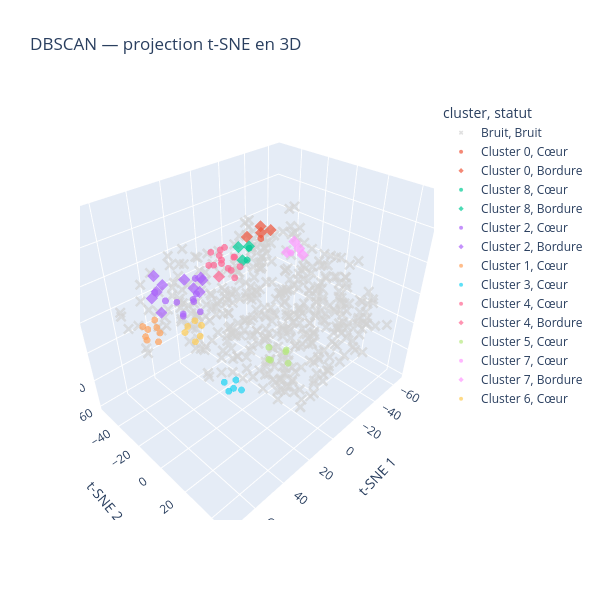

Notebook code cell kept with this figure:
### Code cell
tsne_3d = TSNE(
    n_components=3,
    metric="cosine",
    perplexity=30,
    init="random",
    learning_rate="auto",
    random_state=42
)

coord_3d = tsne_3d.fit_transform(matrice_tfidf.toarray())

visu_3d = visualisation.copy()
visu_3d[["t-SNE 1", "t-SNE 2", "t-SNE 3"]] = coord_3d

fig = px.scatter_3d(
    visu_3d,
    x="t-SNE 1",
    y="t-SNE 2",
    z="t-SNE 3",
    color="cluster",
    symbol="statut",
    symbol_map={"Cœur": "circle", "Bordure": "diamond", "Bruit": "x"},
    color_discrete_map={"Bruit": "lightgray"},
    hover_data=["id", "statut"],
    opacity=0.7,
    title="DBSCAN — projection t-SNE en 3D",
    height=600,
    width=600
)

fig.update_traces(marker_size=4)
fig.update_layout(scene_aspectmode="data")
fig.show()

### Figure 1 — Plotly figure (JSON) as saved in the notebook; plotly's stock layout.template omitted (floating-point values rounded to 4 significant figures; data arrays with more than 128 entries replaced by an {"elided": "..."} marker saying what was removed)
{"data": [{"customdata": {"elided": "425x2 mixed values"}, "hovertemplate": "cluster=Bruit<br>statut=%{customdata[1]}<br>t-SNE 1=%{x}<br>t-SNE 2=%{y}<br>t-SNE 3=%{z}<br>id=%{customdata[0]}<extra></extra>", "legendgroup": "Bruit, Bruit", "marker": {"color": "lightgray", "opacity": 0.7, "size": 4, "symbol": "x"}, "mode": "markers", "name": "Bruit, Bruit", "scene": "scene", "showlegend": true, "type": "scatter3d", "x": {"elided": "425 float values"}, "y": {"elided": "425 float values"}, "z": {"elided": "425 float values"}}, {"customdata": [[22, "Cœur"]], "hovertemplate": "cluster=Cluster 0<br>statut=%{customdata[1]}<br>t-SNE 1=%{x}<br>t-SNE 2=%{y}<br>t-SNE 3=%{z}<br>id=%{customdata[0]}<extra></extra>", "legendgroup": "Cluster 0, Cœur", "marker": {"color": "#EF553B", "opacity": 0.7, "size": 4, "symbol": "circle"}, "mode": "markers", "name": "Cluster 0, Cœur", "scene": "scene", "showlegend": true, "type": "scatter3d", "x": [-17.21], "y": [-22.22], "z": [26.75]}, {"customdata": [[23, "Bordure"], [359, "Bordure"], [360, "Bordure"], [497, "Bordure"]], "hovertemplate": "cluster=Cluster 0<br>statut=%{customdata[1]}<br>t-SNE 1=%{x}<br>t-SNE 2=%{y}<br>t-SNE 3=%{z}<br>id=%{customdata[0]}<extra></extra>", "legendgroup": "Cluster 0, Bordure", "marker": {"color": "#EF553B", "opacity": 0.7, "size": 4, "symbol": "diamond"}, "mode": "markers", "name": "Cluster 0, Bordure", "scene": "scene", "showlegend": true, "type": "scatter3d", "x": [-22.63, -22.43, -18.62, -11.72], "y": [-27.57, -19.94, -23.94, -27.63], "z": [26.37, 30.78, 33.01, 27.79]}, {"customdata": [[440, "Cœur"], [441, "Cœur"]], "hovertemplate": "cluster=Cluster 8<br>statut=%{customdata[1]}<br>t-SNE 1=%{x}<br>t-SNE 2=%{y}<br>t-SNE 3=%{z}<br>id=%{customdata[0]}<extra></extra>", "legendgroup": "Cluster 8, Cœur", "marker": {"color": "#00cc96", "opacity": 0.7, "size": 4, "symbol": "circle"}, "mode": "markers", "name": "Cluster 8, Cœur", "scene": "scene", "showlegend": true, "type": "scatter3d", "x": [-9.812, -13.35], "y": [-25.6, -27.53], "z": [14.83, 20.16]}, {"customdata": [[24, "Bordure"], [442, "Bordure"], [443, "Bordure"]], "hovertemplate": "cluster=Cluster 8<br>statut=%{customdata[1]}<br>t-SNE 1=%{x}<br>t-SNE 2=%{y}<br>t-SNE 3=%{z}<br>id=%{customdata[0]}<extra></extra>", "legendgroup": "Cluster 8, Bordure", "marker": {"color": "#00cc96", "opacity": 0.7, "size": 4, "symbol": "diamond"}, "mode": "markers", "name": "Cluster 8, Bordure", "scene": "scene", "showlegend": true, "type": "scatter3d", "x": [-17.46, -11.32, -10.21], "y": [-32.06, -30.94, -33.02], "z": [18.08, 11.78, 19.92]}, {"customdata": [[58, "Cœur"], [63, "Cœur"], [64, "Cœur"], [65, "Cœur"], [98, "Cœur"], [138, "Cœur"], [334, "Cœur"], [432, "Cœur"], [433, "Cœur"], [470, "Cœur"]], "hovertemplate": "cluster=Cluster 2<br>statut=%{customdata[1]}<br>t-SNE 1=%{x}<br>t-SNE 2=%{y}<br>t-SNE 3=%{z}<br>id=%{customdata[0]}<extra></extra>", "legendgroup": "Cluster 2, Cœur", "marker": {"color": "#ab63fa", "opacity": 0.7, "size": 4, "symbol": "circle"}, "mode": "markers", "name": "Cluster 2, Cœur", "scene": "scene", "showlegend": true, "type": "scatter3d", "x": [55.48, 57.19, 53.65, 50.96, 56.75, 56.29, 39.25, 47.21, 48.28, 42.9], "y": [-2.459, 3.855, -1.137, 3.93, -17.29, -10.1, -9.307, -1.47, 4.492, -4.422], "z": [29.04, 25.64, 22.43, 30.37, 27.93, 26.57, 22.66, 27.12, 23.83, 35.03]}, {"customdata": [[36, "Bordure"], [68, "Bordure"], [72, "Bordure"], [335, "Bordure"], [336, "Bordure"], [347, "Bordure"], [471, "Bordure"], [476, "Bordure"], [491, "Bordure"], [493, "Bordure"]], "hovertemplate": "cluster=Cluster 2<br>statut=%{customdata[1]}<br>t-SNE 1=%{x}<br>t-SNE 2=%{y}<br>t-SNE 3=%{z}<br>id=%{customdata[0]}<extra></extra>", "legendgroup": "Cluster 2, Bordure", "marker": {"color": "#ab63fa", "opacity": 0.7, "size": 4, "symbol": "diamond"}, "mode": "markers", "name": "Cluster 2, Bordure", "scene": "scene", "showlegend": true, "type": "scatter3d", "x": [49.46, 54.06, 41.83, 32.06, 34.4, 59.7, 43.26, 49.99, 56.3, 61.94], "y": [-21.74, -20.91, -7.852, -14.49, -13.22, -11.0, 1.163, -3.014, -21.34, -5.714], "z": [26.73, 33.99, 27.78, 26.32, 19.75, 32.55, 36.7, 38.12, 22.52, 25.06]}, {"customdata": [[48, "Cœur"], [69, "Cœur"], [238, "Cœur"], [319, "Cœur"], [332, "Cœur"], [371, "Cœur"], [396, "Cœur"], [490, "Cœur"]], "hovertemplate": "cluster=Cluster 1<br>statut=%{customdata[1]}<br>t-SNE 1=%{x}<br>t-SNE 2=%{y}<br>t-SNE 3=%{z}<br>id=%{customdata[0]}<extra></extra>", "legendgroup": "Cluster 1, Cœur", "marker": {"color": "#FFA15A", "opacity": 0.7, "size": 4, "symbol": "circle"}, "mode": "markers", "name": "Cluster 1, Cœur", "scene": "scene", "showlegend": true, "type": "scatter3d", "x": [44.63, 55.0, 44.89, 47.83, 47.97, 52.11, 49.81, 52.39], "y": [-41.15, -35.1, -37.25, -44.19, -34.6, -41.54, -31.78, -38.82], "z": [-6.447, -8.664, -12.91, -12.76, -6.167, -7.045, -13.17, -14.64]}, {"customdata": [[75, "Cœur"], [77, "Cœur"], [195, "Cœur"], [226, "Cœur"], [361, "Cœur"]], "hovertemplate": "cluster=Cluster 3<br>statut=%{customdata[1]}<br>t-SNE 1=%{x}<br>t-SNE 2=%{y}<br>t-SNE 3=%{z}<br>id=%{customdata[0]}<extra></extra>", "legendgroup": "Cluster 3, Cœur", "marker": {"color": "#19d3f3", "opacity": 0.7, "size": 4, "symbol": "circle"}, "mode": "markers", "name": "Cluster 3, Cœur", "scene": "scene", "showlegend": true, "type": "scatter3d", "x": [22.16, 21.94, 29.13, 26.29, 22.79], "y": [1.966, -2.711, -0.7876, -7.648, -3.918], "z": [-44.07, -39.77, -42.08, -41.91, -46.43]}, {"customdata": [[87, "Cœur"], [88, "Cœur"], [89, "Cœur"], [90, "Cœur"], [200, "Cœur"], [201, "Cœur"], [202, "Cœur"], [203, "Cœur"], [260, "Cœur"], [265, "Cœur"], [266, "Cœur"], [269, "Cœur"], [406, "Cœur"], [407, "Cœur"]], "hovertemplate": "cluster=Cluster 4<br>statut=%{customdata[1]}<br>t-SNE 1=%{x}<br>t-SNE 2=%{y}<br>t-SNE 3=%{z}<br>id=%{customdata[0]}<extra></extra>", "legendgroup": "Cluster 4, Cœur", "marker": {"color": "#FF6692", "opacity": 0.7, "size": 4, "symbol": "circle"}, "mode": "markers", "name": "Cluster 4, Cœur", "scene": "scene", "showlegend": true, "type": "scatter3d", "x": [-15.11, -19.48, -5.643, -10.3, -18.45, -14.31, -8.887, -1.592, -14.66, -11.26, -8.322, -7.48, -14.5, -15.29], "y": [-41.9, -47.45, -42.85, -48.13, -40.83, -41.43, -47.14, -49.7, -47.4, -40.86, -53.2, -54.3, -54.95, -50.72], "z": [8.159, 4.132, 7.298, 5.607, 0.6598, -5.659, 13.24, 4.81, -1.67, 1.102, 0.732, 9.439, 4.181, 11.14]}, {"customdata": [[270, "Bordure"]], "hovertemplate": "cluster=Cluster 4<br>statut=%{customdata[1]}<br>t-SNE 1=%{x}<br>t-SNE 2=%{y}<br>t-SNE 3=%{z}<br>id=%{customdata[0]}<extra></extra>", "legendgroup": "Cluster 4, Bordure", "marker": {"color": "#FF6692", "opacity": 0.7, "size": 4, "symbol": "diamond"}, "mode": "markers", "name": "Cluster 4, Bordure", "scene": "scene", "showlegend": true, "type": "scatter3d", "x": [-5.505], "y": [-45.67], "z": [-2.89]}, {"customdata": [[108, "Cœur"], [109, "Cœur"], [110, "Cœur"], [390, "Cœur"], [391, "Cœur"], [392, "Cœur"]], "hovertemplate": "cluster=Cluster 5<br>statut=%{customdata[1]}<br>t-SNE 1=%{x}<br>t-SNE 2=%{y}<br>t-SNE 3=%{z}<br>id=%{customdata[0]}<extra></extra>", "legendgroup": "Cluster 5, Cœur", "marker": {"color": "#B6E880", "opacity": 0.7, "size": 4, "symbol": "circle"}, "mode": "markers", "name": "Cluster 5, Cœur", "scene": "scene", "showlegend": true, "type": "scatter3d", "x": [25.57, 28.78, 31.27, 29.38, 31.98, 35.11], "y": [36.15, 39.27, 30.94, 41.13, 31.6, 35.62], "z": [5.922, 10.64, 8.792, 4.432, 2.429, 6.402]}, {"customdata": [[245, "Cœur"]], "hovertemplate": "cluster=Cluster 7<br>statut=%{customdata[1]}<br>t-SNE 1=%{x}<br>t-SNE 2=%{y}<br>t-SNE 3=%{z}<br>id=%{customdata[0]}<extra></extra>", "legendgroup": "Cluster 7, Cœur", "marker": {"color": "#FF97FF", "opacity": 0.7, "size": 4, "symbol": "circle"}, "mode": "markers", "name": "Cluster 7, Cœur", "scene": "scene", "showlegend": true, "type": "scatter3d", "x": [-21.72], "y": [-3.949], "z": [23.16]}, {"customdata": [[117, "Bordure"], [196, "Bordure"], [348, "Bordure"], [477, "Bordure"]], "hovertemplate": "cluster=Cluster 7<br>statut=%{customdata[1]}<br>t-SNE 1=%{x}<br>t-SNE 2=%{y}<br>t-SNE 3=%{z}<br>id=%{customdata[0]}<extra></extra>", "legendgroup": "Cluster 7, Bordure", "marker": {"color": "#FF97FF", "opacity": 0.7, "size": 4, "symbol": "diamond"}, "mode": "markers", "name": "Cluster 7, Bordure", "scene": "scene", "showlegend": true, "type": "scatter3d", "x": [-27.1, -26.47, -23.87, -30.81], "y": [-6.516, 0.3477, -8.637, -5.825], "z": [27.0, 21.78, 20.83, 21.61]}, {"customdata": [[167, "Cœur"], [169, "Cœur"], [185, "Cœur"], [237, "Cœur"], [289, "Cœur"], [315, "Cœur"]], "hovertemplate": "cluster=Cluster 6<br>statut=%{customdata[1]}<br>t-SNE 1=%{x}<br>t-SNE 2=%{y}<br>t-SNE 3=%{z}<br>id=%{customdata[0]}<extra></extra>", "legendgroup": "Cluster 6, Cœur", "marker": {"color": "#FECB52", "opacity": 0.7, "size": 4, "symbol": "circle"}, "mode": "markers", "name": "Cluster 6, Cœur", "scene": "scene", "showlegend": true, "type": "scatter3d", "x": [47.99, 46.01, 41.55, 46.65, 51.75, 47.54], "y": [-1.573, -3.204, -4.333, -8.596, -4.051, 1.922], "z": [3.045, 13.64, 7.915, 7.749, 9.328, 8.088]}], "layout": {"height": 600, "legend": {"title": {"text": "cluster, statut"}, "tracegroupgap": 0}, "scene": {"aspectmode": "data", "domain": {"x": [0, 1], "y": [0, 1]}, "xaxis": {"title": {"text": "t-SNE 1"}}, "yaxis": {"title": {"text": "t-SNE 2"}}, "zaxis": {"title": {"text": "t-SNE 3"}}}, "title": {"text": "DBSCAN — projection t-SNE en 3D"}, "width": 600}}
